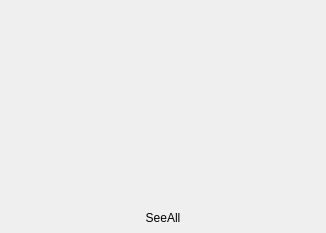
<?xml version="1.0" encoding="UTF-8"?>
<ui version="4.0">
 <class>NoticWindow</class>
 <widget class="C8PopupWindow" name="NoticWindow">
  <property name="geometry">
   <rect>
    <x>0</x>
    <y>0</y>
    <width>326</width>
    <height>233</height>
   </rect>
  </property>
  <property name="windowTitle">
   <string>NoticWindow</string>
  </property>
  <layout class="QFormLayout" name="formLayout_2">
   <property name="horizontalSpacing">
    <number>0</number>
   </property>
   <property name="verticalSpacing">
    <number>6</number>
   </property>
   <property name="leftMargin">
    <number>0</number>
   </property>
   <property name="topMargin">
    <number>0</number>
   </property>
   <property name="rightMargin">
    <number>0</number>
   </property>
   <property name="bottomMargin">
    <number>0</number>
   </property>
   <item row="0" column="0" colspan="2">
    <widget class="QWidget" name="widget" native="true">
     <property name="sizePolicy">
      <sizepolicy hsizetype="Expanding" vsizetype="Expanding">
       <horstretch>0</horstretch>
       <verstretch>0</verstretch>
      </sizepolicy>
     </property>
     <property name="minimumSize">
      <size>
       <width>308</width>
       <height>215</height>
      </size>
     </property>
     <layout class="QVBoxLayout" name="verticalLayout">
      <property name="spacing">
       <number>8</number>
      </property>
      <property name="leftMargin">
       <number>0</number>
      </property>
      <property name="topMargin">
       <number>20</number>
      </property>
      <property name="rightMargin">
       <number>0</number>
      </property>
      <property name="bottomMargin">
       <number>0</number>
      </property>
      <item>
       <widget class="SysNotifyList" name="listWidget_sysnotify" native="true">
        <property name="minimumSize">
         <size>
          <width>0</width>
          <height>145</height>
         </size>
        </property>
       </widget>
      </item>
      <item>
       <widget class="QWidget" name="widget_seeall" native="true">
        <property name="sizePolicy">
         <sizepolicy hsizetype="Preferred" vsizetype="Expanding">
          <horstretch>0</horstretch>
          <verstretch>0</verstretch>
         </sizepolicy>
        </property>
        <property name="minimumSize">
         <size>
          <width>0</width>
          <height>31</height>
         </size>
        </property>
        <property name="maximumSize">
         <size>
          <width>16777215</width>
          <height>31</height>
         </size>
        </property>
        <layout class="QHBoxLayout" name="horizontalLayout_2">
         <property name="spacing">
          <number>0</number>
         </property>
         <property name="leftMargin">
          <number>0</number>
         </property>
         <property name="topMargin">
          <number>0</number>
         </property>
         <property name="rightMargin">
          <number>0</number>
         </property>
         <property name="bottomMargin">
          <number>0</number>
         </property>
         <item>
          <widget class="QLabel" name="label_see_all">
           <property name="text">
            <string>SeeAll</string>
           </property>
           <property name="alignment">
            <set>Qt::AlignCenter</set>
           </property>
          </widget>
         </item>
        </layout>
       </widget>
      </item>
     </layout>
    </widget>
   </item>
  </layout>
 </widget>
 <layoutdefault spacing="6" margin="11"/>
 <customwidgets>
  <customwidget>
   <class>SysNotifyList</class>
   <extends>QWidget</extends>
   <header>qsysnotifylist.h</header>
  </customwidget>
  <customwidget>
   <class>C8PopupWindow</class>
   <extends>QWidget</extends>
   <header>c8popupwindow.h</header>
   <container>1</container>
  </customwidget>
 </customwidgets>
 <resources/>
 <connections/>
 <slots>
  <slot>closeBtnClicked()</slot>
  <slot>cancelBtnClicked()</slot>
  <slot>downLoadBtnClicked()</slot>
 </slots>
</ui>
